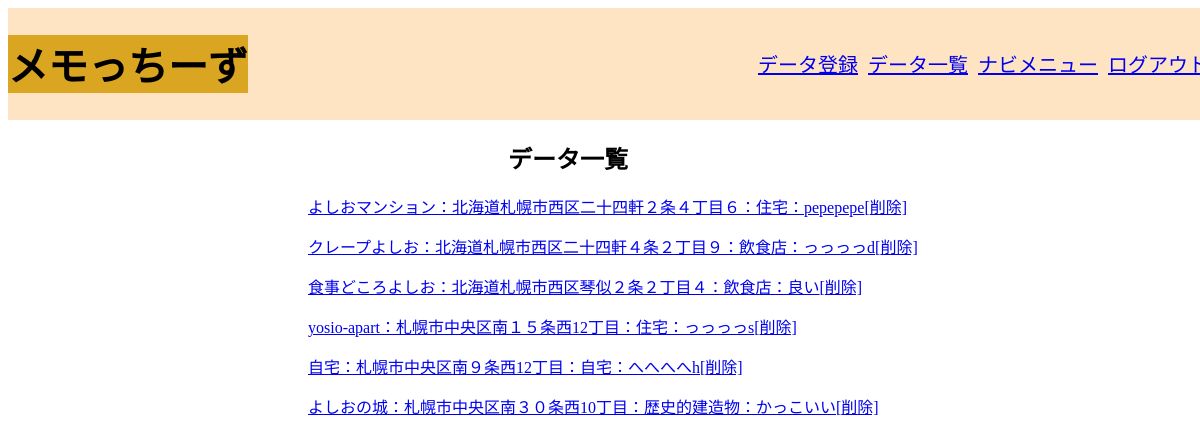
The app's page /select.php (signed in) with its own data.
### tables this page shows
CREATE TABLE `gs_an_table2` (
  `id` int(11) NOT NULL,
  `place` varchar(64) NOT NULL,
  `address` varchar(64) NOT NULL,
  `category` varchar(64) NOT NULL,
  `content` text NOT NULL
);

### select.php (the view, shortened to what this page needs)
<link rel="stylesheet" href="./css/select.css">
<?php
require_once('funcs.php');
try {
    $db_name = 'gs_db3';
    $db_id   = 'root';
    $db_pw   = '';
    $db_host = 'localhost';
    $pdo = new PDO('mysql:dbname=' . $db_name . ';charset=utf8;host=' . $db_host, $db_id, $db_pw);
} catch (PDOException $e) {
    exit('DB Connection Error:' . $e->getMessage());
}
$stmt = $pdo->prepare('SELECT * FROM gs_an_table2;');
$status = $stmt->execute();
$view = '';
if ($status === false) {
    $error = $stmt->errorInfo();
    exit('SQLError:' . print_r($error, true));
} else {
    while ($result = $stmt->fetch(PDO::FETCH_ASSOC)) {
        $view .= '<p>';
        $view .= '<a href="detail.php?id=' . $result['id'] . '">';
        $view .= $result['place'] . '：' . $result['address']. '：' . $result['category']. '：' . $result['content'];
        $view .= '</a>';
        if ($_SESSION['kanri_flg'] == 1) {
            $view .= '<a class="btn btn-danger" href="delete.php?id=' . $result['id'] . '">';
            $view .= '[<i class="glyphicon glyphicon-remove"></i>削除]';
            $view .= '</a>';
        }
        $view .= '</p>';
    }
}
?>
<!DOCTYPE html>
<html lang="ja">
<head>
</head>
<body id="main" >
    <?php require 'header.php'; ?>
    <h2>
        データ一覧
    </h2>
    <div>
        <div class="container jumbotron" >
            <?= $view ?>
        </div>
    </div>
</body>
</html>

### header.php (shortened to what this page needs)
<!DOCTYPE html>
<html lang="ja">
<head>
    <link rel="stylesheet" href="./css/header.css">
</head>
<body>
<header class="header">
    <div class="header__title">
        <h1>メモっちーず</h1>
    </div>
    <div class="header__nav">
        <ul>
            <li><a href="./form.php">データ登録</a></li>
            <li><a href="./select.php">データ一覧</a></li>
            <li><a href="./map.php">ナビメニュー</a></li>
            <li><a href="./logout.php">ログアウト</a></li>
        </ul>
    </div>
</header>

### css/select.css (style rules this page uses)
body { width: 1200px; }
p { margin-left: 300px; }
h2 { margin-left: 500px;; }

### css/header.css (style rules this page uses)
.header { position: relative; margin: 0 auto; width: 1200px; display: flex; justify-content: space-between; align-items: center; font-size: 20px; background-color: bisque; }
.header h1 { background-color: goldenrod; }
.header__nav ul { display: flex; list-style: none; padding: 0; }
.header__nav li { margin-left: 10px; }

### records on screen
gs_an_table2: value "よしおマンション：北海道札幌市西区二十四軒２条４丁目６：住宅：pepepepe"
gs_an_table2: value "クレープよしお：北海道札幌市西区二十四軒４条２丁目９：飲食店：っっっっd"
gs_an_table2: value "食事どころよしお：北海道札幌市西区琴似２条２丁目４：飲食店：良い"
gs_an_table2: value "yosio-apart：札幌市中央区南１５条西12丁目：住宅：っっっっs"
gs_an_table2: value "自宅：札幌市中央区南９条西12丁目：自宅：へへへへh"
gs_an_table2: value "よしおの城：札幌市中央区南３０条西10丁目：歴史的建造物：かっこいい"
